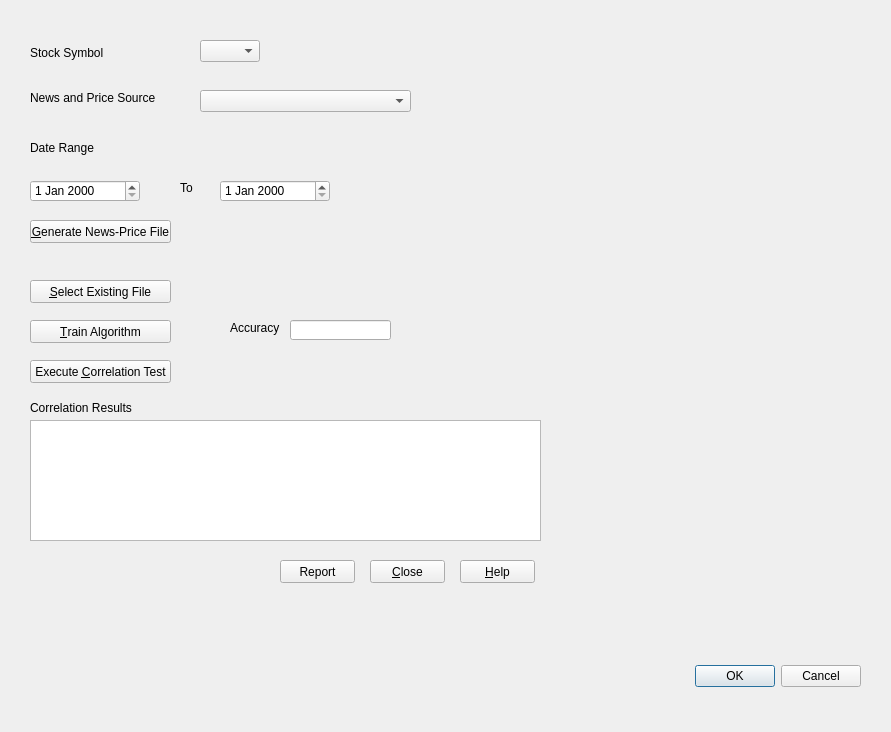
<?xml version="1.0" encoding="UTF-8"?>
<ui version="4.0">
 <class>Dialog</class>
 <widget class="QDialog" name="Dialog">
  <property name="windowTitle">
   <string>Dialog</string>
  </property>
  <widget class="QDialogButtonBox" name="buttonBox">
   <property name="geometry">
    <rect>
     <x>520</x>
     <y>660</y>
     <width>341</width>
     <height>32</height>
    </rect>
   </property>
   <property name="orientation">
    <enum>Qt::Horizontal</enum>
   </property>
   <property name="standardButtons">
    <set>QDialogButtonBox::Cancel|QDialogButtonBox::Ok</set>
   </property>
  </widget>
  <widget class="QLabel" name="lblStockName">
   <property name="geometry">
    <rect>
     <x>30</x>
     <y>40</y>
     <width>89</width>
     <height>25</height>
    </rect>
   </property>
   <property name="text">
    <string>Stock Symbol</string>
   </property>
  </widget>
  <widget class="QComboBox" name="cmbStockSymbol">
   <property name="enabled">
    <bool>true</bool>
   </property>
   <property name="geometry">
    <rect>
     <x>200</x>
     <y>40</y>
     <width>60</width>
     <height>22</height>
    </rect>
   </property>
   <property name="currentText">
    <string/>
   </property>
   <property name="currentIndex">
    <number>-1</number>
   </property>
  </widget>
  <widget class="QLabel" name="lblNewsPriceSource">
   <property name="geometry">
    <rect>
     <x>30</x>
     <y>90</y>
     <width>131</width>
     <height>16</height>
    </rect>
   </property>
   <property name="text">
    <string>News and Price Source</string>
   </property>
  </widget>
  <widget class="QComboBox" name="cmbNewsPriceSource">
   <property name="geometry">
    <rect>
     <x>200</x>
     <y>90</y>
     <width>211</width>
     <height>22</height>
    </rect>
   </property>
   <property name="currentText">
    <string/>
   </property>
  </widget>
  <widget class="QLabel" name="lblDateRange">
   <property name="geometry">
    <rect>
     <x>30</x>
     <y>140</y>
     <width>91</width>
     <height>16</height>
    </rect>
   </property>
   <property name="text">
    <string>Date Range</string>
   </property>
  </widget>
  <widget class="QDateEdit" name="dateFrom">
   <property name="geometry">
    <rect>
     <x>30</x>
     <y>180</y>
     <width>110</width>
     <height>22</height>
    </rect>
   </property>
  </widget>
  <widget class="QLabel" name="lblTo">
   <property name="geometry">
    <rect>
     <x>180</x>
     <y>180</y>
     <width>21</width>
     <height>16</height>
    </rect>
   </property>
   <property name="text">
    <string>To</string>
   </property>
  </widget>
  <widget class="QDateEdit" name="dateTo">
   <property name="geometry">
    <rect>
     <x>220</x>
     <y>180</y>
     <width>110</width>
     <height>22</height>
    </rect>
   </property>
  </widget>
  <widget class="QPushButton" name="btnGenerateNewsPriceFile">
   <property name="geometry">
    <rect>
     <x>30</x>
     <y>220</y>
     <width>141</width>
     <height>23</height>
    </rect>
   </property>
   <property name="text">
    <string>&amp;Generate News-Price File</string>
   </property>
  </widget>
  <widget class="QPushButton" name="btnSelectExistingFile">
   <property name="geometry">
    <rect>
     <x>30</x>
     <y>280</y>
     <width>141</width>
     <height>23</height>
    </rect>
   </property>
   <property name="text">
    <string>&amp;Select Existing File</string>
   </property>
  </widget>
  <widget class="QPushButton" name="btnTrain">
   <property name="geometry">
    <rect>
     <x>30</x>
     <y>320</y>
     <width>141</width>
     <height>23</height>
    </rect>
   </property>
   <property name="text">
    <string>&amp;Train Algorithm</string>
   </property>
  </widget>
  <widget class="QPushButton" name="btnTest">
   <property name="geometry">
    <rect>
     <x>30</x>
     <y>360</y>
     <width>141</width>
     <height>23</height>
    </rect>
   </property>
   <property name="text">
    <string>Execute &amp;Correlation Test</string>
   </property>
  </widget>
  <widget class="QLabel" name="lblAccuracy">
   <property name="geometry">
    <rect>
     <x>230</x>
     <y>320</y>
     <width>51</width>
     <height>16</height>
    </rect>
   </property>
   <property name="text">
    <string>Accuracy</string>
   </property>
  </widget>
  <widget class="QTextEdit" name="textEdit">
   <property name="geometry">
    <rect>
     <x>30</x>
     <y>420</y>
     <width>511</width>
     <height>121</height>
    </rect>
   </property>
  </widget>
  <widget class="QLineEdit" name="txtAccuracy">
   <property name="geometry">
    <rect>
     <x>290</x>
     <y>320</y>
     <width>101</width>
     <height>20</height>
    </rect>
   </property>
  </widget>
  <widget class="QLabel" name="lblTestResults">
   <property name="geometry">
    <rect>
     <x>30</x>
     <y>400</y>
     <width>111</width>
     <height>16</height>
    </rect>
   </property>
   <property name="text">
    <string>Correlation Results</string>
   </property>
  </widget>
  <widget class="QPushButton" name="btnHelp">
   <property name="geometry">
    <rect>
     <x>460</x>
     <y>560</y>
     <width>75</width>
     <height>23</height>
    </rect>
   </property>
   <property name="text">
    <string>&amp;Help</string>
   </property>
  </widget>
  <widget class="QPushButton" name="btnClose">
   <property name="geometry">
    <rect>
     <x>370</x>
     <y>560</y>
     <width>75</width>
     <height>23</height>
    </rect>
   </property>
   <property name="text">
    <string>&amp;Close</string>
   </property>
  </widget>
  <widget class="QPushButton" name="btnReport">
   <property name="geometry">
    <rect>
     <x>280</x>
     <y>560</y>
     <width>75</width>
     <height>23</height>
    </rect>
   </property>
   <property name="text">
    <string>Report</string>
   </property>
  </widget>
 </widget>
 <resources/>
 <connections>
  <connection>
   <sender>buttonBox</sender>
   <signal>accepted()</signal>
   <receiver>Dialog</receiver>
   <slot>accept()</slot>
   <hints>
    <hint type="sourcelabel">
     <x>248</x>
     <y>254</y>
    </hint>
    <hint type="destinationlabel">
     <x>157</x>
     <y>274</y>
    </hint>
   </hints>
  </connection>
  <connection>
   <sender>buttonBox</sender>
   <signal>rejected()</signal>
   <receiver>Dialog</receiver>
   <slot>reject()</slot>
   <hints>
    <hint type="sourcelabel">
     <x>316</x>
     <y>260</y>
    </hint>
    <hint type="destinationlabel">
     <x>286</x>
     <y>274</y>
    </hint>
   </hints>
  </connection>
 </connections>
</ui>
